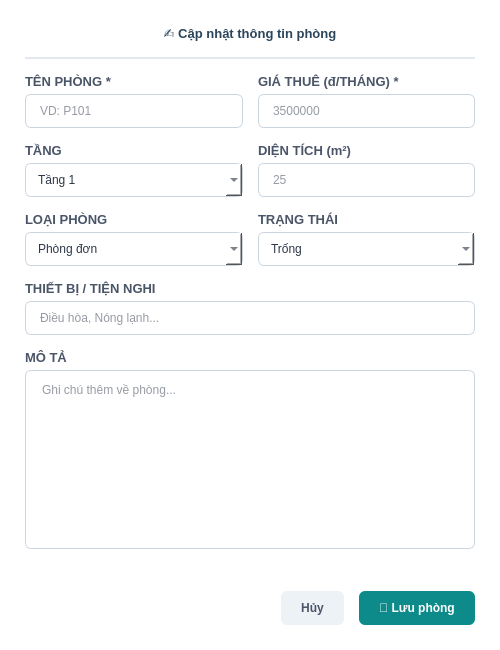
<?xml version="1.0" encoding="UTF-8"?>
<ui version="4.0">
 <class>DialogAddRoom</class>
 <widget class="QDialog" name="DialogAddRoom">
  <property name="geometry">
   <rect>
    <x>0</x>
    <y>0</y>
    <width>500</width>
    <height>650</height>
   </rect>
  </property>
  <property name="windowTitle">
   <string>Thêm phòng mới / Cập nhật</string>
  </property>
  <property name="styleSheet">
   <string>QDialog { background-color: white; border-radius: 12px; }
QLabel { color: #4a5568; font-size: 13px; font-weight: bold; }
QLineEdit, QComboBox, QTextEdit {
	background-color: white;
	border: 1px solid #cbd5e0;
	border-radius: 6px;
	padding: 8px 12px;
	color: #2d3748;
	font-weight: normal;
}
QLineEdit:focus, QComboBox:focus, QTextEdit:focus {
	border: 1px solid #3182ce;
}
QPushButton#btnCancel {
	background-color: #edf2f7;
	color: #4a5568;
	border: none;
	border-radius: 6px;
	padding: 10px 20px;
	font-weight: bold;
}
QPushButton#btnCancel:hover { background-color: #e2e8f0; }
QPushButton#btnSave {
	background-color: #0d8b8a;
	color: white;
	border: none;
	border-radius: 6px;
	padding: 10px 20px;
	font-weight: bold;
}
QPushButton#btnSave:hover { background-color: #0a6b6a; }
</string>
  </property>
  <layout class="QVBoxLayout" name="verticalLayout">
   <property name="spacing"><number>15</number></property>
   <property name="leftMargin"><number>25</number></property>
   <property name="topMargin"><number>25</number></property>
   <property name="rightMargin"><number>25</number></property>
   <property name="bottomMargin"><number>25</number></property>
   
   <!-- HEADER -->
   <item>
    <widget class="QLabel" name="lblDialogTitle">
     <property name="font"><font><pointsize>15</pointsize><weight>75</weight><bold>true</bold></font></property>
     <property name="styleSheet"><string>color: #2b455b;</string></property>
     <property name="text"><string>✍️ Cập nhật thông tin phòng</string></property>
     <property name="alignment"><set>Qt::AlignCenter</set></property>
    </widget>
   </item>

   <item>
    <widget class="QLabel" name="lineSeparator">
     <property name="maximumSize"><size><width>16777215</width><height>2</height></size></property>
     <property name="styleSheet"><string>background-color: #e2e8f0;</string></property>
    </widget>
   </item>

   <!-- FORM FIELDS (GRID) -->
   <item>
    <layout class="QGridLayout" name="gridLayout">
     <property name="spacing"><number>15</number></property>
     
     <!-- Row 0: Tên phòng & Giá thuê -->
     <item row="0" column="0">
      <layout class="QVBoxLayout" name="vbox1">
       <property name="spacing"><number>5</number></property>
       <item><widget class="QLabel" name="label_1"><property name="text"><string>TÊN PHÒNG *</string></property></widget></item>
       <item><widget class="QLineEdit" name="inputRoomName"><property name="placeholderText"><string>VD: P101</string></property></widget></item>
      </layout>
     </item>
     <item row="0" column="1">
      <layout class="QVBoxLayout" name="vbox2">
       <property name="spacing"><number>5</number></property>
       <item><widget class="QLabel" name="label_2"><property name="text"><string>GIÁ THUÊ (đ/THÁNG) *</string></property></widget></item>
       <item><widget class="QLineEdit" name="inputPrice"><property name="placeholderText"><string>3500000</string></property></widget></item>
      </layout>
     </item>

     <!-- Row 1: Tầng & Diện tích -->
     <item row="1" column="0">
      <layout class="QVBoxLayout" name="vbox3">
       <property name="spacing"><number>5</number></property>
       <item><widget class="QLabel" name="label_3"><property name="text"><string>TẦNG</string></property></widget></item>
       <item><widget class="QComboBox" name="cbFloor">
        <item><property name="text"><string>Tầng 1</string></property></item>
        <item><property name="text"><string>Tầng 2</string></property></item>
       </widget></item>
      </layout>
     </item>
     <item row="1" column="1">
      <layout class="QVBoxLayout" name="vbox4">
       <property name="spacing"><number>5</number></property>
       <item><widget class="QLabel" name="label_4"><property name="text"><string>DIỆN TÍCH (m²)</string></property></widget></item>
       <item><widget class="QLineEdit" name="inputArea"><property name="placeholderText"><string>25</string></property></widget></item>
      </layout>
     </item>

     <!-- Row 2: Loại phòng & Trạng thái -->
     <item row="2" column="0">
      <layout class="QVBoxLayout" name="vbox5">
       <property name="spacing"><number>5</number></property>
       <item><widget class="QLabel" name="label_5"><property name="text"><string>LOẠI PHÒNG</string></property></widget></item>
       <item><widget class="QComboBox" name="cbType">
        <item><property name="text"><string>Phòng đơn</string></property></item>
        <item><property name="text"><string>Phòng đôi</string></property></item>
       </widget></item>
      </layout>
     </item>
     <item row="2" column="1">
      <layout class="QVBoxLayout" name="vbox6">
       <property name="spacing"><number>5</number></property>
       <item><widget class="QLabel" name="label_6"><property name="text"><string>TRẠNG THÁI</string></property></widget></item>
       <item><widget class="QComboBox" name="cbStatus">
        <item><property name="text"><string>Trống</string></property></item>
        <item><property name="text"><string>Đang thuê</string></property></item>
       </widget></item>
      </layout>
     </item>
    </layout>
   </item>

   <!-- Row 3 (Full width): Thiết bị / Tiện nghi -->
   <item>
    <layout class="QVBoxLayout" name="vbox7">
     <property name="spacing"><number>5</number></property>
     <item><widget class="QLabel" name="label_7"><property name="text"><string>THIẾT BỊ / TIỆN NGHI</string></property></widget></item>
     <item><widget class="QLineEdit" name="inputAmenities"><property name="placeholderText"><string>Điều hòa, Nóng lạnh...</string></property></widget></item>
    </layout>
   </item>

   <!-- Row 4 (Full width): Mô tả -->
   <item>
    <layout class="QVBoxLayout" name="vbox8">
     <property name="spacing"><number>5</number></property>
     <item><widget class="QLabel" name="label_8"><property name="text"><string>MÔ TẢ</string></property></widget></item>
     <item><widget class="QTextEdit" name="inputDescription">
      <property name="placeholderText"><string>Ghi chú thêm về phòng...</string></property>
      <property name="minimumSize"><size><width>0</width><height>80</height></size></property>
     </widget></item>
    </layout>
   </item>

   <item>
    <spacer name="verticalSpacer">
     <property name="orientation"><enum>Qt::Vertical</enum></property>
     <property name="sizeHint" stdset="0"><size><width>20</width><height>40</height></size></property>
    </spacer>
   </item>

   <!-- FOOTER (Buttons) -->
   <item>
    <layout class="QHBoxLayout" name="horizontalLayout">
     <item>
      <spacer name="horizontalSpacer">
       <property name="orientation"><enum>Qt::Horizontal</enum></property>
       <property name="sizeHint" stdset="0"><size><width>40</width><height>20</height></size></property>
      </spacer>
     </item>
     <item>
      <widget class="QPushButton" name="btnCancel">
       <property name="text"><string>Hủy</string></property>
       <property name="cursor"><cursorShape>PointingHandCursor</cursorShape></property>
      </widget>
     </item>
     <item>
      <widget class="QPushButton" name="btnSave">
       <property name="text"><string>💾 Lưu phòng</string></property>
       <property name="cursor"><cursorShape>PointingHandCursor</cursorShape></property>
      </widget>
     </item>
    </layout>
   </item>
  </layout>
 </widget>
 <resources/>
 <connections/>
</ui>
